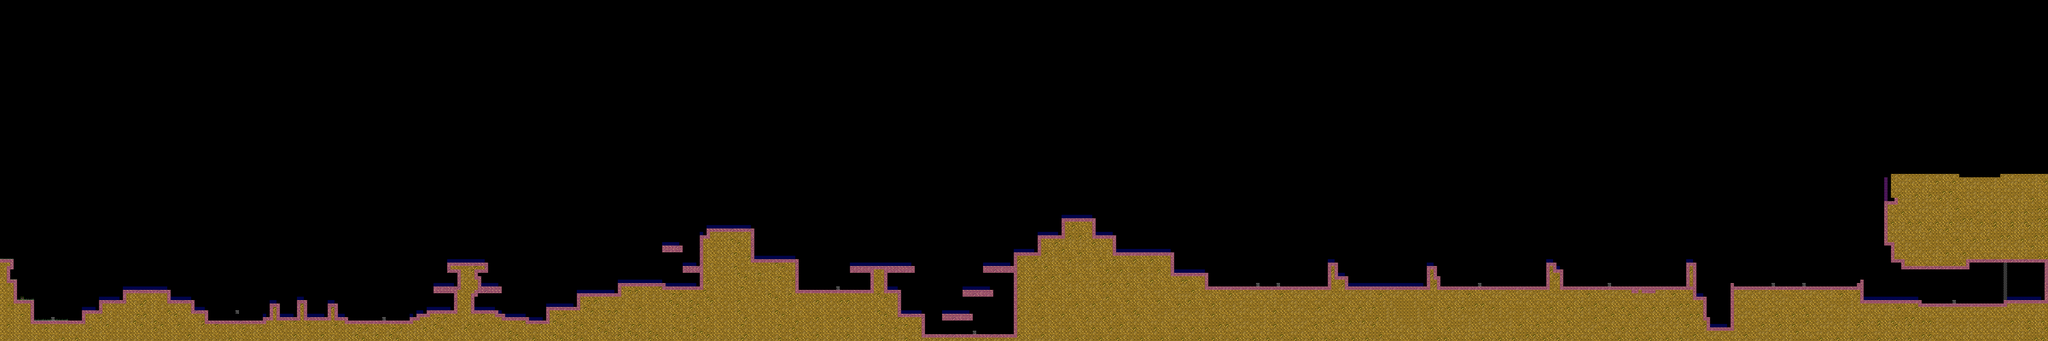

The image is a tile-based game level rendered from a .tmx file. Its description and source (layers, tilesets, objects; grid data summarised) follow:
An orthogonal 600x100 tile map with 24x24 px tiles, 3 tile layers (Graphics, Foreground, Meta), 2 tilesets.

<map version="1.0" orientation="orthogonal" width="600" height="100" tilewidth="24" tileheight="24">
 <tileset firstgid="1" name="Graphics" tilewidth="24" tileheight="24">
  <image source="tileset_good_dream.png" width="600" height="1000" />
 </tileset>
 <tileset firstgid="1026" name="Meta" tilewidth="24" tileheight="24">
  <image source="meta_tiles.png" width="96" height="48" />
 </tileset>
 <layer name="Graphics" width="600" height="100">
  <data>[60000 cells, 10338 non-empty, 8 distinct tile ids]</data>
 </layer>
 <layer name="Foreground" width="600" height="100">
  <data>[60000 cells, 29 non-empty, 11 distinct tile ids]</data>
 </layer>
 <layer name="Meta" width="600" height="100" opacity="0.43">
  <data>[60000 cells, 1525 non-empty, 5 distinct tile ids]</data>
 </layer>
</map>
